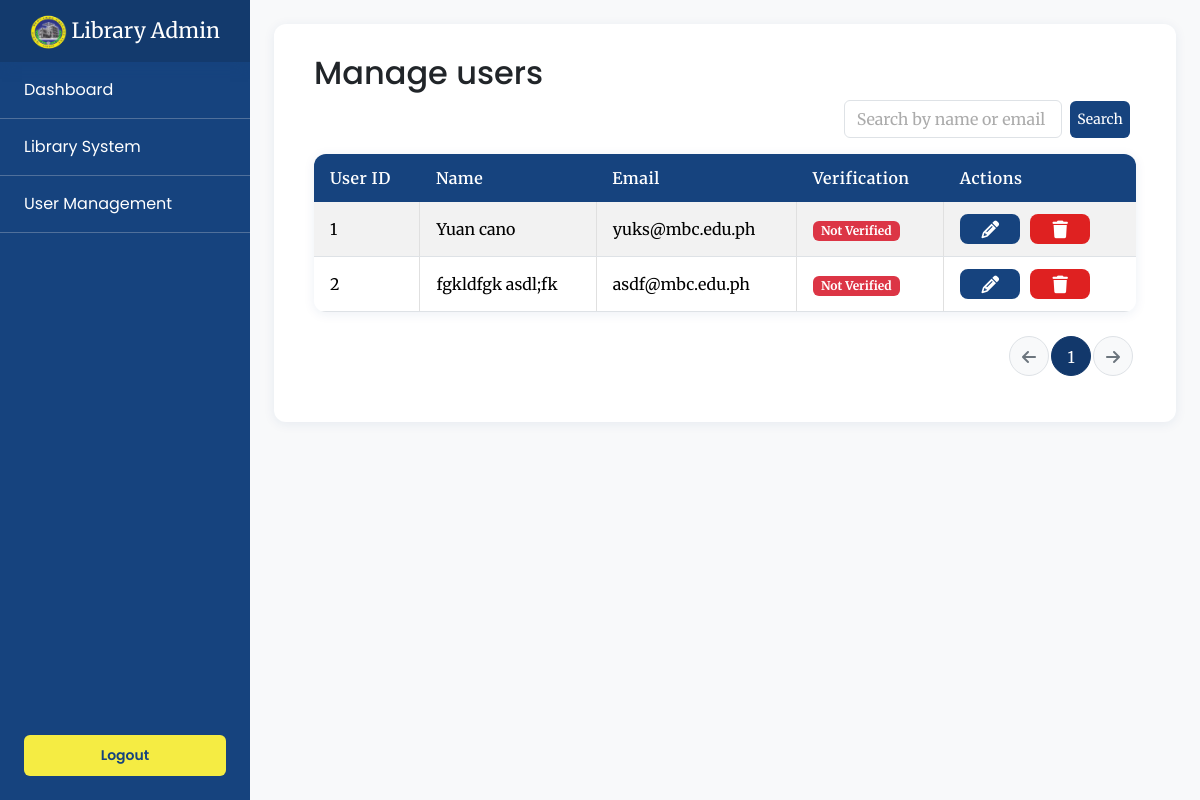
Page /admin/user_management.php on the earlier database version.
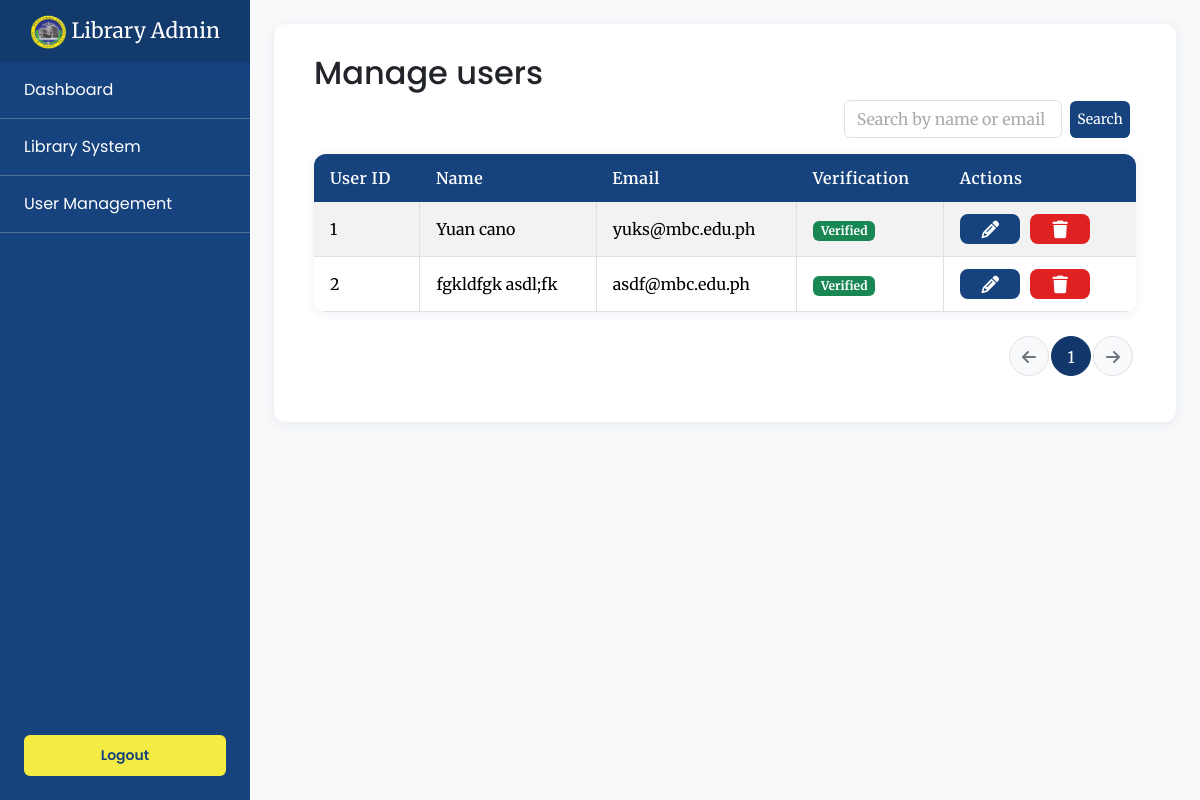
Same page on the later database version.
### tables this page shows
CREATE TABLE `users` (
  `user_id` int(100) NOT NULL,
  `firstname` varchar(150) NOT NULL,
  `lastname` varchar(150) NOT NULL,
  `email` varchar(150) NOT NULL,
  `phone` int(150) NOT NULL,
  `password` varchar(150) NOT NULL,
  `ver_code` int(150) NOT NULL,
  `status` tinyint(1) NOT NULL,
  `acc_creation` date NOT NULL DEFAULT current_timestamp(),
  `type` tinyint(4) NOT NULL
);

### admin/user_management.php (the view, shortened to what this page needs)
<?php
    require_once __DIR__ . '/../functions/dbcon.php';
    $search = $_GET['search'] ?? '';
    $page = isset($_GET['page']) ? max(1, intval($_GET['page'])) : 1;
    $limit = 10;
    $offset = ($page - 1) * $limit;
    if ($search !== '') {
        $search_sql = "%" . mysqli_real_escape_string($con, $search) . "%";
        $count_sql = "SELECT COUNT(*) FROM users WHERE CONCAT(firstname, ' ', lastname) LIKE ? OR email LIKE ?";
        $stmt = mysqli_prepare($con, $count_sql);
        mysqli_stmt_bind_param($stmt, "ss", $search_sql, $search_sql);
        mysqli_stmt_execute($stmt);
        mysqli_stmt_bind_result($stmt, $total_users);
        mysqli_stmt_fetch($stmt);
        mysqli_stmt_close($stmt);
        $sql = "SELECT * FROM users WHERE CONCAT(firstname, ' ', lastname) LIKE ? OR email LIKE ? LIMIT ? OFFSET ?";
        $stmt = mysqli_prepare($con, $sql);
        mysqli_stmt_bind_param($stmt, "ssii", $search_sql, $search_sql, $limit, $offset);
        mysqli_stmt_execute($stmt);
        $result = mysqli_stmt_get_result($stmt);
    } else {
        $count_sql = "SELECT COUNT(*) FROM users";
        $count_result = mysqli_query($con, $count_sql);
        $total_users = mysqli_fetch_row($count_result)[0];
        $sql = "SELECT * FROM users LIMIT $limit OFFSET $offset";
        $result = mysqli_query($con, $sql);
    }
    $users = [];
    if ($result && mysqli_num_rows($result) > 0) {
        while ($row = mysqli_fetch_assoc($result)) {
            $users[] = $row;
        }
    }
    $total_pages = ceil($total_users / $limit);
?>
<!DOCTYPE html>
<html lang="en">
<head>
    <link href="https://cdn.jsdelivr.net/npm/bootstrap@5.3.8/dist/css/bootstrap.min.css" rel="stylesheet">
    <link rel="stylesheet" href="../css/style.css">
</head>
<body>
    <div class="sidebar-wrapper">
        <div class="sidebar">
            <header>
                <a href="#"><img src="../assets/MBC-Logo.png" height="42" alt=""> <span>Library Admin</span></a>
            </header>
            <ul class="nav">
                <li>
                    <a href="/MBClib/admin/home">
                        Dashboard
                    </a>
                </li>
                <li class="has-submenu">
                    <a href="#" id="libraryToggle">
                        Library System
                    </a>
                </li>
                <li>
                    <a href="#" class="active">
                        User Management
                    </a>
                </li>
            </ul>
            <div class="sidebar-bottom">
                <form action="../functions/logout.php" method="post">
                    <button type="submit" class="sidebar-btn w-100">Logout</button>
                </form>
            </div>
        </div>
        <div class="content">
            <div class="manage-user-container">
                <h2>Manage users</h2>
                <div class="user-list">
                    <div class="d-flex justify-content-end mb-3">
                        <form method="get" class="d-flex align-items-center" style="max-width:400px;">
                            <input type="text" name="search" class="form-control me-2" placeholder="Search by name or email" value="<?= isset($_GET['search']) ? htmlspecialchars($_GET['search']) : '' ?>">
                            <button type="submit" class="btn btn-primary search-btn">Search</button>
                        </form>
                    </div>
                    <table class="table table-striped align-middle">
                        <thead class="table-dark">
                            <tr>
                                <th>User ID</th>
                                <th>Name</th>
                                <th>Email</th>
                                <th>Verification</th>
                                <th>Actions</th>
                            </tr>
                        </thead>
                        <tbody>
                            <?php foreach ($users as $user): ?>
                            <tr>
                                <td><?= htmlspecialchars($user['user_id']) ?></td>
                                <td><?= htmlspecialchars($user['firstname'] . ' ' . $user['lastname']) ?></td>
                                <td><?= htmlspecialchars($user['email']) ?></td>
                                <td>
                                    <span class="badge <?= ($user['status'] == '1' || $user['status'] === 1) ? 'bg-success' : 'bg-danger' ?>">
                                        <?= ($user['status'] == '1' || $user['status'] === 1) ? 'Verified' : 'Not Verified' ?>
                                    </span>
                                </td>
                                <td>
                                    <button class="btn btn-square btn-primary"
                                    data-bs-toggle="modal"
                                    data-bs-target="#editUserModal"
                                    data-user-id="<?= htmlspecialchars($user['user_id']) ?>"
                                    data-user-name="<?= htmlspecialchars($user['firstname'] . ' ' . $user['lastname']) ?>"
                                    data-user-email="<?= htmlspecialchars($user['email']) ?>"
                                    data-user-status="<?= htmlspecialchars($user['status']) ?>"
                                    ><i class="fa-solid fa-pencil"></i></button>
                                    <button class="btn btn-square btn-danger"
                                    data-bs-toggle="modal"
                                    data-bs-target="#deleteUserModal"
                                    data-user-id="<?= htmlspecialchars($user['user_id']) ?>"
                                    ><i class="fa-solid fa-trash"></i></button>
                                </td>
                            </tr>
                            <?php endforeach; ?>
                        </tbody>
                    </table>
                    <nav aria-label="User table pagination">
                        <ul class="pagination justify-content-end mt-4">
                            <li class="page-item <?= ($page <= 1) ? 'disabled' : '' ?>">
                                <a class="page-link" href="?<?= http_build_query(array_merge($_GET, ['page' => $page - 1])) ?>"><i class="fa-solid fa-arrow-left"></i></a>
                            </li>
                            <?php for ($i = 1; $i <= $total_pages; $i++): ?>
                                <li class="page-item <?= ($i == $page) ? 'active' : '' ?>">
                                    <a class="page-link" href="?<?= http_build_query(array_merge($_GET, ['page' => $i])) ?>"><?= $i ?></a>
                                </li>
                            <?php endfor; ?>
                            <li class="page-item <?= ($page >= $total_pages) ? 'disabled' : '' ?>">
                                <a class="page-link" href="?<?= http_build_query(array_merge($_GET, ['page' => $page + 1])) ?>"><i class="fa-solid fa-arrow-right"></i></a>
                            </li>
                        </ul>
                    </nav>
                </div>
            </div>
        </div>
    </div>
</body>
</html>

### css/style.css (style rules this page uses)
:root { --primary-color: #16437E; --secondary-color: #F5EC43; --text-color: #f7f7f7; --background-color: ; }
* { box-sizing: border-box; padding: 0; margin: 0; font-family: 'Merriweather', serif; }
::placeholder { color: #888888b5 !important; }
input::placeholder, textarea::placeholder { color: #888888b5 !important; opacity: 1; }
.sidebar-wrapper { display: flex; min-height: 100vh; width: 100vw; }
.sidebar { display: flex; flex-direction: column; width: 250px; min-width: 250px; max-width: 250px; height: 100vh; position: fixed; top: 0; left: 0; width: 250px; height: 100vh; background: var(--primary-color); z-index: 1000; overflow-y: auto; transition: all 0.5s ease; }
.sidebar header { background-color: #133a6d; font-size: 21px; line-height: 62px; text-align: center; box-shadow: 0 4px 12px -2px rgba(22, 67, 126, 0.58); }
.sidebar header a { color: #fff; text-decoration: none; }
.sidebar .nav { list-style: none; padding: 0; margin: 0; display: flex; flex-direction: column; }
.sidebar .nav li { width: 100%; }
.sidebar .nav a { display: block; width: 100%; background: none; border-bottom: 1px solid #e2e2e248; color: #ffffff; font-family: 'poppins', serif; font-size: 16px; padding: 16px 24px; text-decoration: none; transition: background 0.2s, color 0.2s; }
.sidebar-bottom { margin-top: auto; padding: 24px; }
.sidebar-btn { width: 100%; padding: 10px; background: #f5ec43; color: #16437E; border: none; border-radius: 6px; font-family: 'poppins', serif; font-weight: 600; font-size: 14px; cursor: pointer; transition: background 0.2s, color 0.2s; }
.content { margin-left: 250px; flex: 1 1 0%; width: calc(100vw - 250px); min-height: 100vh; background: #f8f9fa; position: relative; padding: 24px; }
.manage-user-container { background: #fff; border-radius: 12px; box-shadow: 0 2px 12px rgba(22, 67, 126, 0.08); padding: 30px 40px; }
.manage-user-container h2 { font-family: 'Poppins', sans-serif; }
.user-list table { width: 100%; border-collapse: collapse; font-size: 1rem; border-radius: 12px; overflow: hidden; box-shadow: 0 2px 12px rgba(22, 67, 126, 0.08); }
.user-list thead.table-dark th { background: var(--primary-color, #16437E); color: #fff; border: none; font-weight: 600; letter-spacing: 0.5px; }
.user-list tbody tr { transition: background 0.2s; }
.user-list td, .user-list th { border-right: 1px solid #e0e0e0; padding: 12px 16px; vertical-align: middle; }
.user-list td:last-child, .user-list th:last-child { border-right: none; }
.user-list .btn { margin-right: 6px; min-width: 60px; }
.user-list .btn-danger { background: #df2121; border: none; }
.user-list .btn-primary { background: var(--primary-color, #16437E); border: none; }
.search-btn { padding: 8px; font-size: 14px; text-align: center; display: flex; align-items: center; justify-content: center; }
.pagination .page-link { border-radius: 50% !important; width: 40px; height: 40px; padding: 0; text-align: center; line-height: 40px; margin: 0 3px; display: inline-block; }
.pagination .page-item.active .page-link { background-color: #12386b; color: #fff; border-color: #12386b; }
.pagination .page-item.disabled .page-link { color: #6c757d; pointer-events: none; background-color: #f8f9fa; border-color: #dee2e6; }
.btn-square { width: 30px; height: 30px; padding: 0; display: inline-flex; align-items: center; justify-content: center; border-radius: 8px; font-size: 1.1rem; }

Differences in the rows shown:
changed users "Yuan cano": status "Not Verified" → "Verified"
changed users "fgkldfgk asdl;fk": status "Not Verified" → "Verified"
